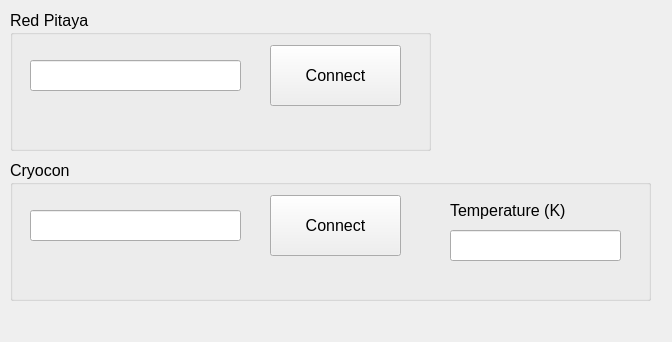
<?xml version="1.0" encoding="UTF-8"?>
<ui version="4.0">
 <class>MainWindow</class>
 <widget class="QMainWindow" name="MainWindow">
  <property name="geometry">
   <rect>
    <x>0</x>
    <y>0</y>
    <width>672</width>
    <height>342</height>
   </rect>
  </property>
  <property name="windowTitle">
   <string>MainWindow</string>
  </property>
  <widget class="QWidget" name="centralwidget">
   <widget class="QGroupBox" name="groupBox">
    <property name="geometry">
     <rect>
      <x>10</x>
      <y>10</y>
      <width>421</width>
      <height>141</height>
     </rect>
    </property>
    <property name="font">
     <font>
      <pointsize>12</pointsize>
     </font>
    </property>
    <property name="title">
     <string>Red Pitaya</string>
    </property>
    <widget class="QPushButton" name="rpConnectButton">
     <property name="geometry">
      <rect>
       <x>260</x>
       <y>35</y>
       <width>131</width>
       <height>61</height>
      </rect>
     </property>
     <property name="text">
      <string>Connect</string>
     </property>
    </widget>
    <widget class="QLineEdit" name="rpAddressLine">
     <property name="geometry">
      <rect>
       <x>20</x>
       <y>50</y>
       <width>211</width>
       <height>31</height>
      </rect>
     </property>
    </widget>
   </widget>
   <widget class="QGroupBox" name="groupBox_2">
    <property name="geometry">
     <rect>
      <x>10</x>
      <y>160</y>
      <width>641</width>
      <height>141</height>
     </rect>
    </property>
    <property name="font">
     <font>
      <pointsize>12</pointsize>
     </font>
    </property>
    <property name="title">
     <string>Cryocon</string>
    </property>
    <widget class="QPushButton" name="cryoConnectButton">
     <property name="geometry">
      <rect>
       <x>260</x>
       <y>35</y>
       <width>131</width>
       <height>61</height>
      </rect>
     </property>
     <property name="text">
      <string>Connect</string>
     </property>
    </widget>
    <widget class="QLineEdit" name="cryoAddressLine">
     <property name="geometry">
      <rect>
       <x>20</x>
       <y>50</y>
       <width>211</width>
       <height>31</height>
      </rect>
     </property>
    </widget>
    <widget class="QLineEdit" name="cryoTemp">
     <property name="geometry">
      <rect>
       <x>440</x>
       <y>70</y>
       <width>171</width>
       <height>31</height>
      </rect>
     </property>
    </widget>
    <widget class="QLabel" name="label">
     <property name="geometry">
      <rect>
       <x>440</x>
       <y>40</y>
       <width>181</width>
       <height>21</height>
      </rect>
     </property>
     <property name="text">
      <string>Temperature (K)</string>
     </property>
    </widget>
   </widget>
  </widget>
 </widget>
 <resources/>
 <connections/>
</ui>
